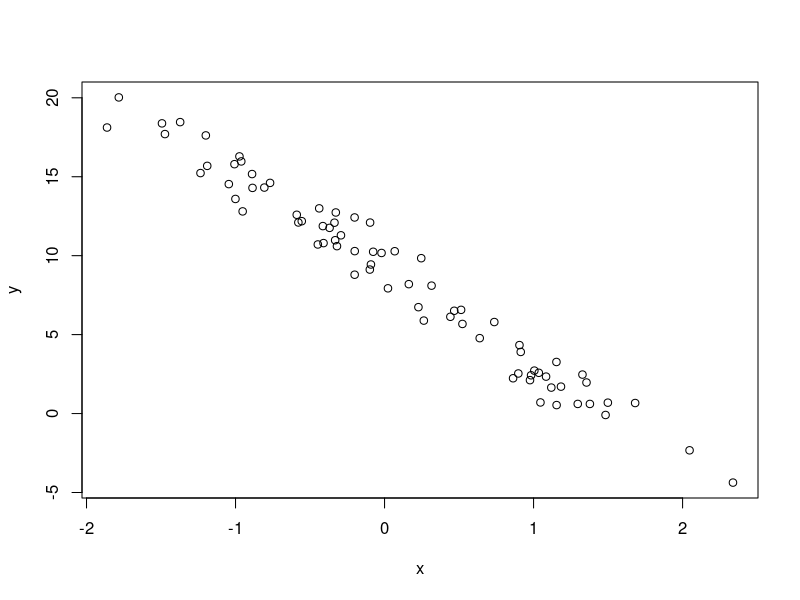
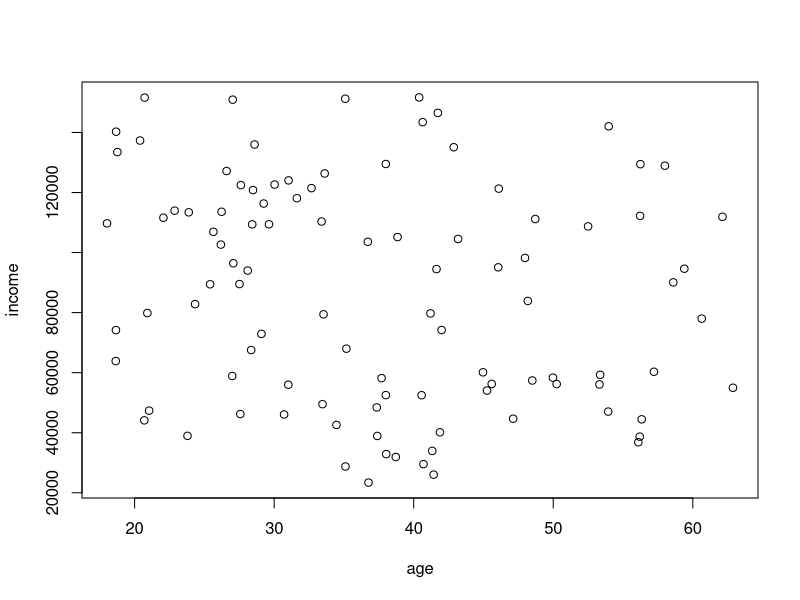
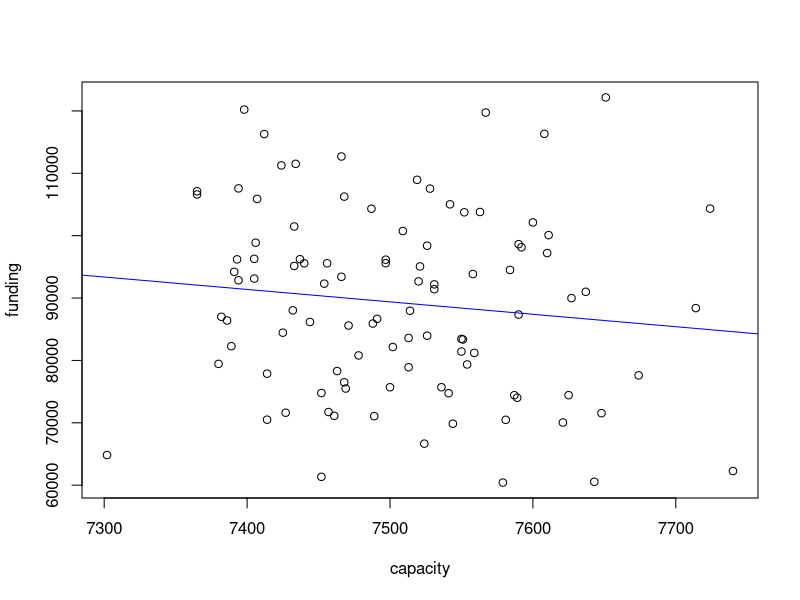
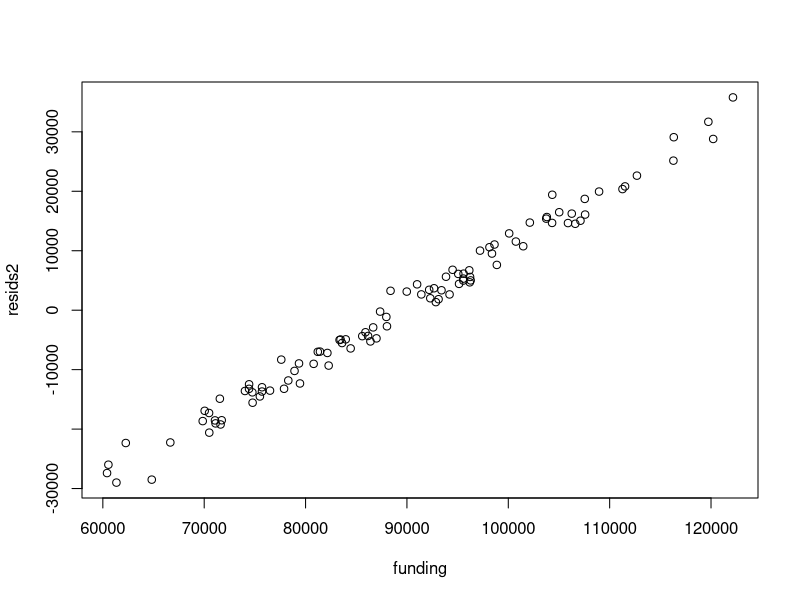

Recreate these plots in R, in order.
## ---- chunk 1
#| echo: false
#| output: false
#| warning: false
## Sample outline of a bivariate regression analysis

# Generate sample data
set.seed(203)
x <- rnorm(75)
y <- 9 - 6*x + rnorm(75)
## ---- chunk 2
model <- lm(y ~ x)
summary(model)
## ---- chunk 3
plot(x, y)
## ---- chunk 4
#| echo: false
#| output: false
#| warning: false
# Generate sample data
set.seed(11)
age <- runif(n = 100, min = 18, max = 65)
income <- runif(n = 100, min = 20000, max = 152500)
## ---- chunk 5
plot(age, income)
## ---- chunk 6
#| echo: false
#| output: false
#| warning: false
id <- c(1:100)
capacity = rpois(n = 100, lambda = 7500)
funding = rnorm(n = 100, mean = 87000, sd = 15000)
## ---- chunk 7
model2 <- lm(funding ~ capacity)
summary(model2)
plot(capacity, funding)
abline(model2, col="blue")
## ---- chunk 8
resids2 <- residuals(model2)
plot(funding, resids2)
